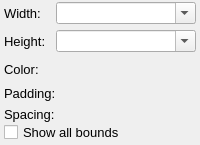
<?xml version="1.0" encoding="UTF-8"?>
<ui version="4.0">
 <class>GenerationSettingsPanel</class>
 <widget class="QWidget" name="GenerationSettingsPanel">
  <property name="geometry">
   <rect>
    <x>0</x>
    <y>0</y>
    <width>200</width>
    <height>145</height>
   </rect>
  </property>
  <property name="minimumSize">
   <size>
    <width>200</width>
    <height>140</height>
   </size>
  </property>
  <property name="font">
   <font>
    <pointsize>12</pointsize>
   </font>
  </property>
  <property name="windowTitle">
   <string>Form</string>
  </property>
  <layout class="QVBoxLayout" name="verticalLayout">
   <property name="spacing">
    <number>0</number>
   </property>
   <property name="leftMargin">
    <number>4</number>
   </property>
   <property name="topMargin">
    <number>2</number>
   </property>
   <property name="rightMargin">
    <number>4</number>
   </property>
   <property name="bottomMargin">
    <number>2</number>
   </property>
   <item>
    <layout class="QGridLayout" name="gridLayout_2">
     <property name="verticalSpacing">
      <number>6</number>
     </property>
     <item row="2" column="1">
      <widget class="ColorSwatchWidget" name="genColorSwatch" native="true">
       <property name="minimumSize">
        <size>
         <width>0</width>
         <height>22</height>
        </size>
       </property>
       <property name="font">
        <font>
         <pointsize>10</pointsize>
        </font>
       </property>
      </widget>
     </item>
     <item row="2" column="0">
      <widget class="QLabel" name="genLabelColor">
       <property name="font">
        <font>
         <pointsize>10</pointsize>
        </font>
       </property>
       <property name="text">
        <string>Color:</string>
       </property>
       <property name="alignment">
        <set>Qt::AlignLeading|Qt::AlignLeft|Qt::AlignVCenter</set>
       </property>
      </widget>
     </item>
     <item row="3" column="1">
      <widget class="SGValueSliderRow" name="rowPadding" native="true"/>
     </item>
     <item row="1" column="1">
      <widget class="QComboBox" name="genComboBoxHeight">
       <property name="font">
        <font>
         <pointsize>10</pointsize>
        </font>
       </property>
       <property name="editable">
        <bool>true</bool>
       </property>
      </widget>
     </item>
     <item row="0" column="0">
      <widget class="QLabel" name="genLabelWidth">
       <property name="font">
        <font>
         <pointsize>10</pointsize>
        </font>
       </property>
       <property name="text">
        <string>Width:</string>
       </property>
      </widget>
     </item>
     <item row="0" column="1">
      <widget class="QComboBox" name="genComboBoxWidth">
       <property name="sizePolicy">
        <sizepolicy hsizetype="Expanding" vsizetype="Fixed">
         <horstretch>0</horstretch>
         <verstretch>0</verstretch>
        </sizepolicy>
       </property>
       <property name="font">
        <font>
         <pointsize>10</pointsize>
        </font>
       </property>
       <property name="editable">
        <bool>true</bool>
       </property>
      </widget>
     </item>
     <item row="1" column="0">
      <widget class="QLabel" name="genLabelHeight">
       <property name="font">
        <font>
         <pointsize>10</pointsize>
        </font>
       </property>
       <property name="text">
        <string>Height:</string>
       </property>
      </widget>
     </item>
     <item row="3" column="0">
      <widget class="QLabel" name="genLabelPadding">
       <property name="font">
        <font>
         <pointsize>10</pointsize>
        </font>
       </property>
       <property name="text">
        <string>Padding:</string>
       </property>
      </widget>
     </item>
     <item row="4" column="0">
      <widget class="QLabel" name="label_3">
       <property name="font">
        <font>
         <pointsize>10</pointsize>
        </font>
       </property>
       <property name="text">
        <string>Spacing:</string>
       </property>
      </widget>
     </item>
     <item row="4" column="1">
      <widget class="SGValueSliderRow" name="rowSpacing" native="true"/>
     </item>
    </layout>
   </item>
   <item>
    <widget class="QCheckBox" name="checkShowAllBounds">
     <property name="font">
      <font>
       <pointsize>10</pointsize>
      </font>
     </property>
     <property name="text">
      <string>Show all bounds</string>
     </property>
    </widget>
   </item>
  </layout>
 </widget>
 <customwidgets>
  <customwidget>
   <class>ColorSwatchWidget</class>
   <extends>QWidget</extends>
   <header>src/UI/Widgets/ColorSwatchWidget.h</header>
   <container>1</container>
  </customwidget>
  <customwidget>
   <class>SGValueSliderRow</class>
   <extends>QWidget</extends>
   <header>src/UI/Widgets/SGValueSliderRow.h</header>
   <container>1</container>
  </customwidget>
 </customwidgets>
 <resources/>
 <connections/>
</ui>
